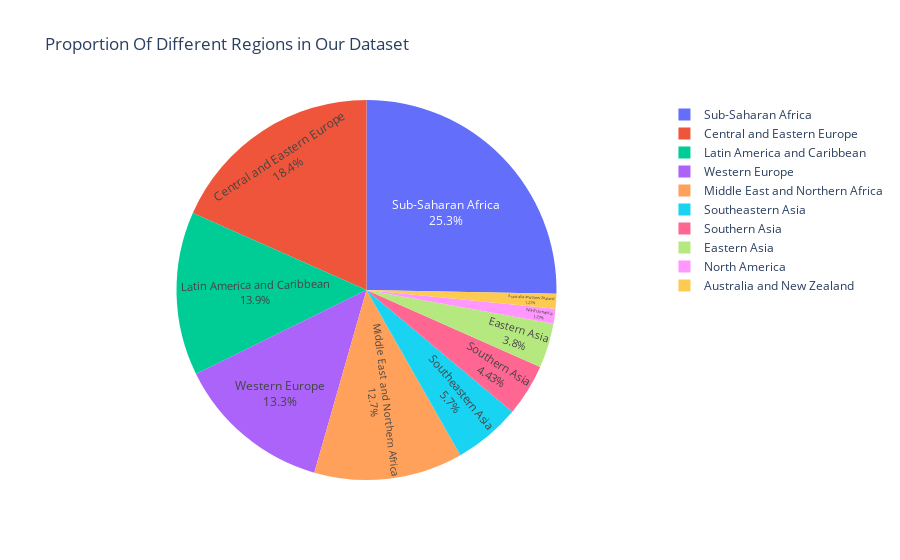

Write notebook code for a chart like this one.
### Markdown cell above
## 11.Pie-chart

### Code cell
fig = px.pie(df,names='Region',title='Proportion Of Different Regions in Our Dataset',hover_data=['Region'])
fig.update_traces(textposition='inside', textinfo='percent+label')
fig.show()

### Figure 1 — Plotly figure (JSON) as saved in the notebook; plotly's stock layout.template omitted (floating-point values rounded to 4 significant figures; data arrays with more than 128 entries replaced by an {"elided": "..."} marker saying what was removed)
{"data": [{"customdata": {"elided": "158x1 str values"}, "domain": {"x": [0, 1], "y": [0, 1]}, "hovertemplate": "Region=%{customdata[0]}<extra></extra>", "labels": {"elided": "158 str values"}, "legendgroup": "", "name": "", "showlegend": true, "textinfo": "percent+label", "textposition": "inside", "type": "pie"}], "layout": {"legend": {"tracegroupgap": 0}, "title": {"text": "Proportion Of Different Regions in Our Dataset"}}}
